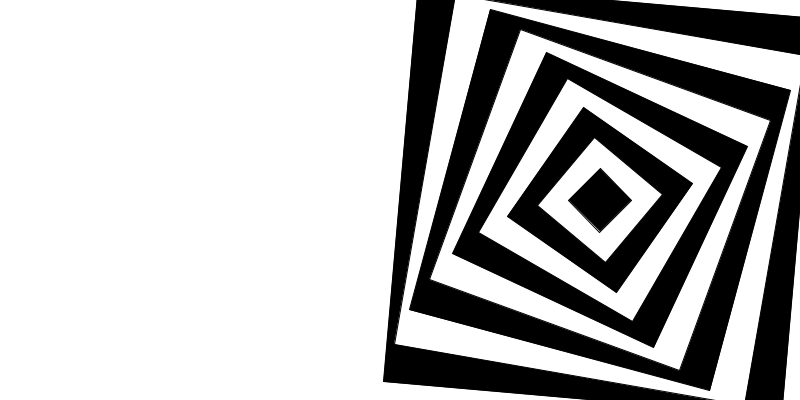
Frame 1 (no input)
Frame 60 (the mouse pressed at the canvas centre just before this capture): identical to frame 1, image omitted
Frame 120 (the mouse held since frame 60 and released just before this capture): identical to frame 1, image omitted

The Processing sketch that drew this single still picture (run headless with seeded random() and noise(); from frame 60 on, the mouse is pressed at the canvas centre):

// Processing sketch: sketch_230613b_rotate_dentro_del_for
// ── sketch_230613b_rotate_dentro_del_for.pde
void setup(){
  size(800,400);
}
void draw(){
 background(255);
 translate(600,200);
 for ( int i=0 ; i<10 ; i++){
   rotate( radians(5) ); //TWO_PI = 360º
   rectMode(CENTER);
   float tam = map(i,0,9,400,0);
   fill( i%2*255);  //0 1 0 1 0 1 0 1 0 1
   rect( 0,0,tam, tam);
 }
}
